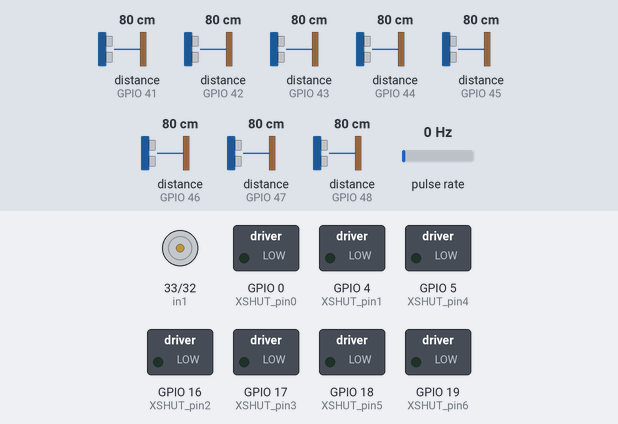
Simulated run of this sketch. Board: ESP32. On the bench: motor-driver pin pairs drawn as motors (green arrow = first pin HIGH = forward, orange = second pin HIGH = backward, longer = more drive, scaled by the enable pin), switched loads named in the sketch (green lamp = pin HIGH). Wiring (inferred from the names in the program): pulse sensor: data GPIO 13. The test bench sets the inputs (shaded band); at power-on: pulse rate 0 Hz, distance to the obstacle (sensors on GPIO 41, GPIO 42, GPIO 43, GPIO 44, GPIO 45, GPIO 46, GPIO 47, GPIO 48) 80 cm. What the sketch prints to the serial monitor is not drawn.

Above: at 0.0 s.
At 1.4 s:
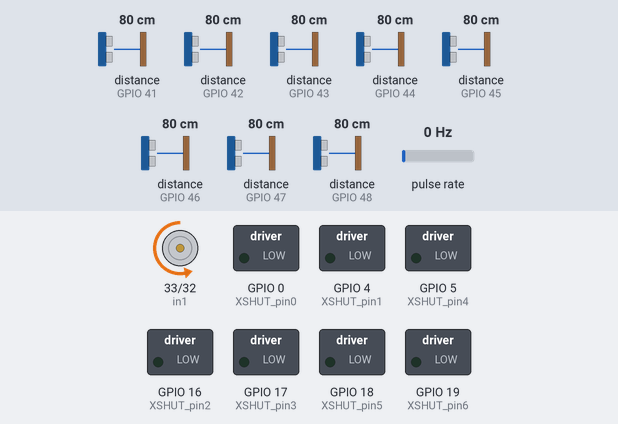
1.5 s: pulse rate (sensor on GPIO 13) set to 4 Hz
At 2.6 s:
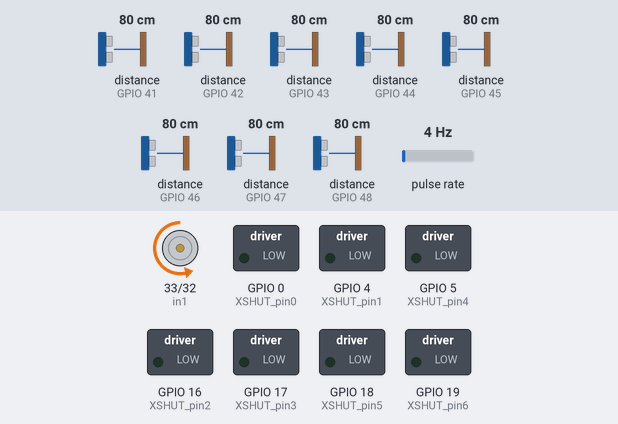
3.6 s: distance to the obstacle (sensor on GPIO 41) set to 2 cm
5.7 s: distance to the obstacle (sensor on GPIO 42) set to 2 cm
7.8 s: distance to the obstacle (sensor on GPIO 43) set to 2 cm
9.7 s: distance to the obstacle (sensor on GPIO 44) set to 2 cm
11.6 s: distance to the obstacle (sensor on GPIO 45) set to 2 cm
Timing chart, 0 to 14.1 s (numbered marks = the images above; inputs shaded):
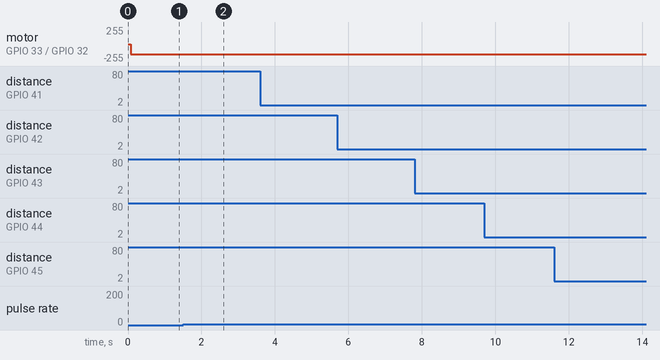

The sketch:

write_byte_output_batchwise_esp32.ino
```cpp
#include <Arduino.h>
#include "esp_timer.h"
#include <Wire.h>
#include <VL53L0X.h>


#define XSHUT_pin7 23  // N/A for Arduino         // Cable colors lightBlue-Blue
#define XSHUT_pin6 19  //9                        // Cable colors White-White
#define XSHUT_pin5 18  //8                        // Cable colors Brown-Brown
#define XSHUT_pin4 5   //7                        // Cable colors Orange-Orange
#define XSHUT_pin3 17  //6                        // Cable colors Yellow-Yellow
#define XSHUT_pin2 16  //5                        // Cable colors Green-LightGreen
#define XSHUT_pin1 4   //4                        // Cable colors Blue-Blue
#define XSHUT_pin0 0

//ADDRESS_DEFAULT 0b0101001 or 41
#define Sensor0_newAddress 42
#define Sensor1_newAddress 43
#define Sensor2_newAddress 44
#define Sensor3_newAddress 45
#define Sensor4_newAddress 46
#define Sensor5_newAddress 47
#define Sensor6_newAddress 48
#define Sensor7_newAddress 41

VL53L0X Sensor0;
VL53L0X Sensor1;
VL53L0X Sensor2;
VL53L0X Sensor3;
VL53L0X Sensor4;
VL53L0X Sensor5;
VL53L0X Sensor6;
VL53L0X Sensor7;

// Define Motor Pins
#define enA 25 // analog output (Uno: 11 / ESP32: 25
#define in1 33 // digital output (Uno: 12 / ESP32: 33 (über 25)
#define in2 32 // digital output (Uno: 13 / ESP32: 32 (über 33)
int pinEncoderPos = 13; //Uno: 2; // digital sensor input

//Define Variables we'll be connecting to
int motor_power = 150; //original motor power
int goal_mspr = 500; // we want two rotations per second
volatile int mspr; // ms per rotation

// Lidar distance variables for each channel
int dist0;
int dist1;
int dist2;
int dist3;
int dist4;
int dist5;
int dist6;
int dist7;

// Lidar sensor angle variables for each channel
int angle0;
int angle1;
int angle2;
int angle3;
int angle4;
int angle5;
int angle6;
int angle7;

int max_range = 3000;

// for the interupt
volatile int angle = 0;
volatile float ratio = 0;
volatile bool zeroPos = false;
volatile bool tick = false;
volatile int tickDurationLastTime = 10;
volatile int tickAngle = 0;
volatile int tickLastTime = 0;
volatile int msLastTime = 0;

//// Timer
hw_timer_t * timer = NULL;

//############################################
//##           EXTRA FUNCTIONS              ##
//############################################
void IRAM_ATTR onTimer(){
  angle++; // set to next angle step
}

// Only triggered when switch High->Low (so if a tooth comes into view) (gap is HIGH)
void IRAM_ATTR encoderTick(){
    volatile unsigned long ms = millis();
    volatile int tickDuration = ms-tickLastTime;   // compute transition time

    // This is a hardcoded value depending on the 2Hz frequency, adjust accordinly for slower or faster rotations
    if (2*tickDuration>3*tickDurationLastTime && tickDuration>50){
        zeroPos = true;
        tickAngle = 0;     // reset angle to zero
        angle = tickAngle;

        mspr = ms-msLastTime; // Milliseconds per rotations

        msLastTime = ms;
    } else {
      tickAngle+=24; // 360deg divided by the "15" teeth
      angle = tickAngle; // We are at a tooth, so pull the angle
    }
    tickLastTime = ms; // remember transition time
    tickDurationLastTime = tickDuration; // remember duration time
}

//############################################
//##               SETUP                    ##
//############################################
void setup()
{
  /*WARNING*/
  //Shutdown pins of VL53L0X ACTIVE-LOW-ONLY NO TOLERANT TO 5V will fry them
  pinMode(XSHUT_pin0, OUTPUT);
  pinMode(XSHUT_pin1, OUTPUT);
  pinMode(XSHUT_pin2, OUTPUT);
  pinMode(XSHUT_pin3, OUTPUT);
  pinMode(XSHUT_pin4, OUTPUT);
  pinMode(XSHUT_pin5, OUTPUT);
  pinMode(XSHUT_pin6, OUTPUT);
  pinMode(XSHUT_pin7, OUTPUT);

  //Motor
  pinMode(enA, OUTPUT); //PWM for rotation speed
  pinMode(in1, OUTPUT);
  pinMode(in2, OUTPUT);

  // Serial Output
  Serial.begin(115200);

  // Rotation encoder
  pinMode (pinEncoderPos, INPUT);

  // start I2C for lidars
  Wire.begin();

  //Change address of sensor and power up next one
  Sensor7.setAddress(Sensor7_newAddress);
  pinMode(XSHUT_pin7, INPUT);
  delay(10); //For power-up procedure t-boot max 1.2ms "Datasheet: 2.9 Power sequence"

  Sensor6.setAddress(Sensor6_newAddress);
  pinMode(XSHUT_pin6, INPUT);
  delay(10); //For power-up procedure t-boot max 1.2ms "Datasheet: 2.9 Power sequence"

  Sensor5.setAddress(Sensor5_newAddress);
  pinMode(XSHUT_pin5, INPUT);
  delay(10); //For power-up procedure t-boot max 1.2ms "Datasheet: 2.9 Power sequence"

  Sensor4.setAddress(Sensor4_newAddress);
  pinMode(XSHUT_pin4, INPUT);
  delay(10); //For power-up procedure t-boot max 1.2ms "Datasheet: 2.9 Power sequence"

  Sensor3.setAddress(Sensor3_newAddress);
  pinMode(XSHUT_pin3, INPUT);
  delay(10); //For power-up procedure t-boot max 1.2ms "Datasheet: 2.9 Power sequence"

  Sensor2.setAddress(Sensor2_newAddress);
  pinMode(XSHUT_pin2, INPUT);
  delay(10); //For power-up procedure t-boot max 1.2ms "Datasheet: 2.9 Power sequence"

  Sensor1.setAddress(Sensor1_newAddress);
  pinMode(XSHUT_pin1, INPUT);
  delay(10); //For power-up procedure t-boot max 1.2ms "Datasheet: 2.9 Power sequence"

  Sensor0.setAddress(Sensor0_newAddress);
  pinMode(XSHUT_pin0, INPUT);
  delay(10); //For power-up procedure t-boot max 1.2ms "Datasheet: 2.9 Power sequence"


  Sensor0.init();
  Sensor1.init();
  Sensor2.init();
  Sensor3.init();
  Sensor4.init();
  Sensor5.init();
  Sensor6.init();
  Sensor7.init();

  Sensor0.setMeasurementTimingBudget(20000);
  Sensor1.setMeasurementTimingBudget(20000);
  Sensor2.setMeasurementTimingBudget(20000);
  Sensor3.setMeasurementTimingBudget(20000);
  Sensor4.setMeasurementTimingBudget(20000);
  Sensor5.setMeasurementTimingBudget(20000);
  Sensor6.setMeasurementTimingBudget(20000);
  Sensor7.setMeasurementTimingBudget(20000);


  // Lets use a timeout
  Sensor0.setTimeout(0);
  Sensor1.setTimeout(0);
  Sensor2.setTimeout(0);
  Sensor3.setTimeout(0);
  Sensor4.setTimeout(0);
  Sensor5.setTimeout(0);
  Sensor6.setTimeout(0);
  Sensor7.setTimeout(0);


  // Start continuous back-to-back mode (take readings as
  // fast as possible).  To use continuous timed mode
  // instead, provide a desired inter-measurement period in
  // ms (e.g. sensor.startContinuous(100)).
  Sensor0.startContinuous(10); // do not change to zero, ESP32 tends to hang infinitely when changed to zero
  Sensor1.startContinuous(10);
  Sensor2.startContinuous(10);
  Sensor3.startContinuous(10);
  Sensor4.startContinuous(10);
  Sensor5.startContinuous(10);
  Sensor6.startContinuous(10);
  Sensor7.startContinuous(10);

  // Start Spinning Motor
  digitalWrite(in1, LOW);
  digitalWrite(in2, HIGH);

  // ESP32 core 3.x uses the new timer API. Use a 1 MHz timer so the
  // alarm value remains in microseconds like the original sketch.
  timer = timerBegin(1000000);
  timerAttachInterrupt(timer, &onTimer);
  timerAlarm(timer, 1389, true, 0); // 720deg in 1 second, so 1 deg every 1/720 sec

  // Attach the interupt for rotation encoder
  attachInterrupt(pinEncoderPos, encoderTick, RISING);

  // init at half speed
  analogWrite(enA, motor_power); // 0-255
  delay(200); // give some time before starting just in case
}

//############################################
//##               MAIN LOOP                ##
//############################################

void loop()
{

  // if the encoder defined the zero degree position
  if (zeroPos){

      zeroPos = false;

      // send the zero sync
      Serial.write(254); // START Codon 1
      Serial.write(253); // START Codon 2

      Serial.write(0xFF);
      Serial.write(0xFF);
      Serial.write(0xFF);
      Serial.write(0xFF);

      Serial.write(0xFF);
      Serial.write(0xFF);
      Serial.write(0xFF);
      Serial.write(0xFF);

      Serial.write(0xFF);
      Serial.write(0xFF);
      Serial.write(0xFF);
      Serial.write(0xFF);

      Serial.write(0xFF);
      Serial.write(0xFF);
      Serial.write(0xFF);
      Serial.write(0xFF);

      Serial.write(0xFF);
      Serial.write(0xFF);
      Serial.write(0xFF);
      Serial.write(0xFF);

      Serial.write(0xFF);
      Serial.write(0xFF);
      Serial.write(0xFF);
      Serial.write(0xFF);

      Serial.write(0xFF);
      Serial.write(0xFF);
      Serial.write(0xFF);
      Serial.write(0xFF);

      Serial.write(0xFF);
      Serial.write(0xFF);
      Serial.write(0xFF);
      Serial.write(0xFF);

      Serial.write(252); // END Codon 1
      Serial.write(251); // END Codon 2
      Serial.flush();

      if(mspr>goal_mspr+5){ // we take too long for one rotation, speed up
        motor_power++;
      }
      else if(mspr<goal_mspr-5){ // we take too short for one rotation, slow down
        motor_power--;
      }
      motor_power = constrain(motor_power, 0, 255); // keep the duty cycle inside the 8-bit PWM range
      analogWrite(enA, int(motor_power));


  }

  dist0 = Sensor7.readRangeContinuousMillimeters();
  if (Sensor7.timeoutOccurred()) { dist0 = 0; }
  angle0 = angle;

  dist1 = Sensor0.readRangeContinuousMillimeters();
  if (Sensor0.timeoutOccurred()) { dist1 = 0; }
  angle1 = angle;

  dist2 = Sensor1.readRangeContinuousMillimeters();
  if (Sensor1.timeoutOccurred()) { dist2 = 0; }
  angle2 = angle;

  dist3 = Sensor2.readRangeContinuousMillimeters();
  if (Sensor2.timeoutOccurred()) { dist3 = 0; }
  angle3 = angle;

  dist4 = Sensor3.readRangeContinuousMillimeters();
  if (Sensor3.timeoutOccurred()) { dist4 = 0; }
  angle4 = angle;

  dist5 = Sensor4.readRangeContinuousMillimeters();
  if (Sensor4.timeoutOccurred()) { dist5 = 0; }
  angle5 = angle;

  dist6 = Sensor5.readRangeContinuousMillimeters();
  if (Sensor5.timeoutOccurred()) { dist6 = 0; }
  angle6 = angle;

  dist7 = Sensor6.readRangeContinuousMillimeters();
  if (Sensor6.timeoutOccurred()) { dist7 = 0; }
  angle7 = angle;


  // Values over max_range are unreliable, set to defined max range
  if (dist0 > max_range){dist0=max_range;}
  if (dist1 > max_range){dist1=max_range;}
  if (dist2 > max_range){dist2=max_range;}
  if (dist3 > max_range){dist3=max_range;}
  if (dist4 > max_range){dist4=max_range;}
  if (dist5 > max_range){dist5=max_range;}
  if (dist6 > max_range){dist6=max_range;}
  if (dist7 > max_range){dist7=max_range;}

  Serial.write(254); // START Codon 1
  Serial.write(253); // START Codon 2

  // Angle and Distance can be higher than 255, we need two bytes to send the values
  // split the values into the upper and lower bytes, send them in a fixed order

  Serial.write(angle0 >> 8);
  Serial.write(angle0 & 0xFF);
  Serial.write(dist0 >> 8);
  Serial.write(dist0 & 0xFF);

  Serial.write(angle1 >> 8);
  Serial.write(angle1 & 0xFF);
  Serial.write(dist1 >> 8);
  Serial.write(dist1 & 0xFF);

  Serial.write(angle2 >> 8);
  Serial.write(angle2 & 0xFF);
  Serial.write(dist2 >> 8);
  Serial.write(dist2 & 0xFF);

  Serial.write(angle3 >> 8);
  Serial.write(angle3 & 0xFF);
  Serial.write(dist3 >> 8);
  Serial.write(dist3 & 0xFF);

  Serial.write(angle4 >> 8);
  Serial.write(angle4 & 0xFF);
  Serial.write(dist4 >> 8);
  Serial.write(dist4 & 0xFF);

  Serial.write(angle5 >> 8);
  Serial.write(angle5 & 0xFF);
  Serial.write(dist5 >> 8);
  Serial.write(dist5 & 0xFF);

  Serial.write(angle6 >> 8);
  Serial.write(angle6 & 0xFF);
  Serial.write(dist6 >> 8);
  Serial.write(dist6 & 0xFF);

  Serial.write(angle7 >> 8);
  Serial.write(angle7 & 0xFF);
  Serial.write(dist7 >> 8);
  Serial.write(dist7 & 0xFF);

  Serial.write(252); // END Codon 1
  Serial.write(251); // END Codon 2
  Serial.flush();
}
```

Measured:
- after the input at 1.5 s, motor on GPIO 33 (in1) / GPIO 32 (in2): backward 150/255 → backward 151/255 after 0.37 s
- after the input at 3.6 s, every drawn part: stays the same
- after the input at 5.7 s, every drawn part: stays the same
- after the input at 7.8 s, every drawn part: stays the same
- after the input at 9.7 s, every drawn part: stays the same
- after the input at 11.6 s, every drawn part: stays the same
